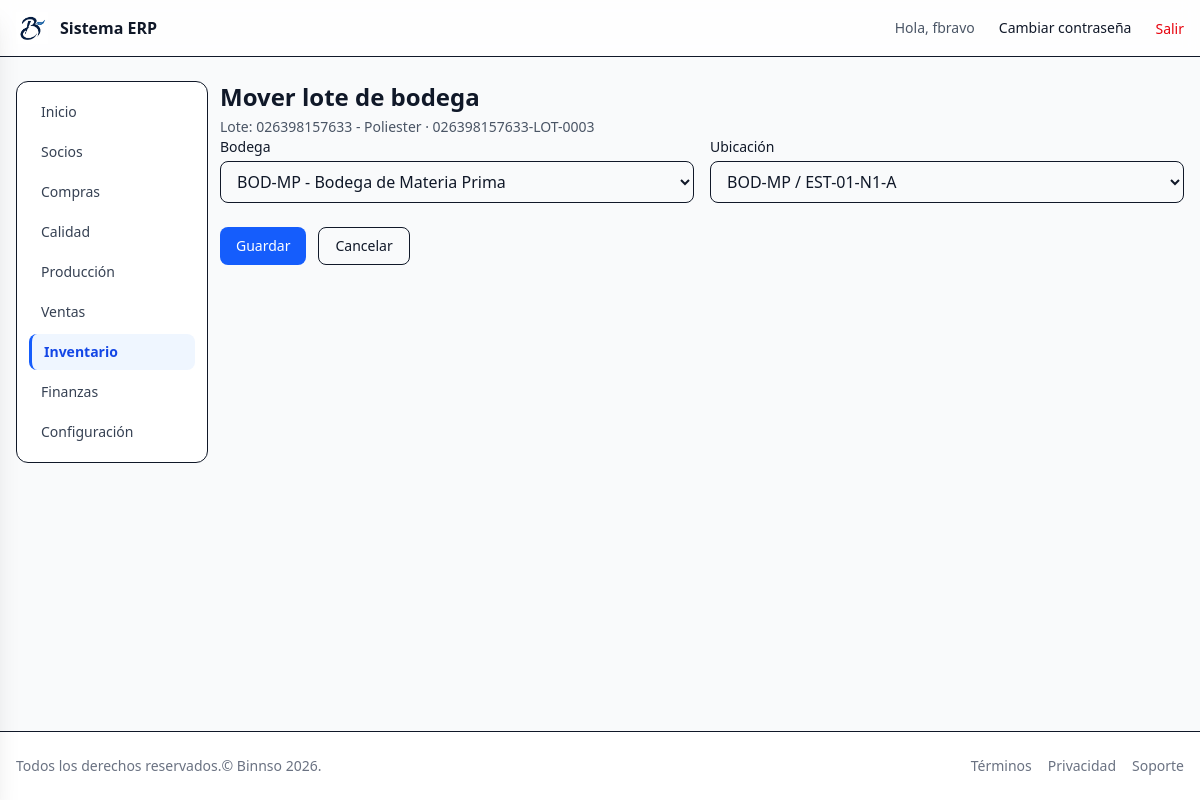
Screenshot of /inventory/lots/25/location/ (signed in) with the database file from the repository.
### inventory/models.py (models this page shows, shortened)
class Lot(AuditModel):
    product = models.ForeignKey(Product, on_delete=models.PROTECT, related_name="lots")
    internal_lot = models.CharField(max_length=50)  # lote interno generado por la empresa
    supplier_lot = models.CharField(max_length=50, blank=True, null=True)  # lote del proveedor
    quantity_initial = models.DecimalField(max_digits=12, decimal_places=4)
    warehouse = models.ForeignKey(
        Warehouse,
        on_delete=models.PROTECT,
        related_name="lots",
        verbose_name="Bodega actual",
        blank=True,
        null=True)
    location = models.ForeignKey(
        Location,
        on_delete=models.PROTECT,
        related_name="lots",
        verbose_name="Ubicación actual",
        blank=True,
        null=True
    )
    manufacturing_date = models.DateField(null=True, blank=True)
    expiry_date = models.DateField(null=True, blank=True, help_text="Usado para FEFO y trazabilidad.")
    origin_reference = models.CharField(max_length=100, blank=True, null=True)  # factura, OC, OP
    status = models.CharField(max_length=20,choices=LotStatus.choices,default=LotStatus.PENDING)
    class Meta:
        unique_together = ("product", "internal_lot")
        verbose_name = "Lote"
        verbose_name_plural = "Lotes"

class Product(AuditModel):
    product_type = models.CharField(
    max_length=10,
    choices=ProductType.choices,
    default=ProductType.RAW,   # Por defecto materia prima
    )
    code = models.CharField(max_length=50, unique=True ) # codigo uncio de producto
    code_2 = models.CharField(max_length=50, blank=True, null=True)
    name = models.CharField(max_length=200)
    base_unit = models.ForeignKey(   #  unidad técnica base
        Unit,
        on_delete=models.PROTECT,
        related_name="products",
        verbose_name="Unidad base",
    )
    unit_price = models.DecimalField(max_digits=10, decimal_places=4, default=0)
    unit_cost = models.DecimalField(max_digits=10, decimal_places=4,  null=True, blank=True)
    tax_scheme = models.ForeignKey(
        TaxScheme,
        on_delete=models.SET_NULL,
        null=True,
        blank=True,
        related_name="products",
        verbose_name="Esquema tributario",
    )
    provider = models.CharField(max_length=200, blank=True, null=True)
    category = models.CharField(max_length=100, blank=True, null=True)
    brand = models.CharField(max_length=100, blank=True, null=True)
    attribute1 = models.CharField(max_length=100, blank=True, null=True)
    attribute2 = models.CharField(max_length=100, blank=True, null=True)
    is_active = models.BooleanField(default=True)
    lot_prefix = models.CharField(
        max_length=20,
        blank=True,
        null=True,
        help_text="Prefijo para el lote de producción (ej: CAP, CAM, 00101, 00102)."
    )
    use_date_in_lot = models.BooleanField(
        default=True,
        help_text="Si está activo, el lote incluye mes y año de fabricación."
    )
    class Meta:
        ordering = ["name"]
        verbose_name = "Producto"
        verbose_name_plural = "Productos"
        permissions = [
            ("export_product", "Puede exportar productos"),
        ]

### inventory/views.py (the view, shortened to what this page needs)
# urls.py: path("lots/<int:pk>/location/", views.LotLocationUpdateView.as_view(), name="lot_location_update"),
class LotLocationUpdateView(LoginRequiredMixin, ModulePermissionMixin, UpdateView):
    permission_required = "inventory.change_lot"
    model = Lot
    form_class = LotLocationUpdateForm
    template_name = "inventory/lot_location_form.html"
    def get_form_kwargs(self):
        kwargs = super().get_form_kwargs()
        if self.request.method == "GET" and "warehouse" in self.request.GET:
            kwargs["data"] = self.request.GET
        return kwargs

### inventory/forms.py (shortened to what this page needs)
class LotLocationUpdateForm(forms.ModelForm):
    class Meta:
        model = Lot
        fields = ["warehouse", "location"]
        widgets = {
            "warehouse": forms.Select(attrs={"class": "w-full rounded-lg border px-3 py-2"}),
            "location": forms.Select(attrs={"class": "w-full rounded-lg border px-3 py-2"}),
        }
    def __init__(self, *args, **kwargs):
        super().__init__(*args, **kwargs)
        self.fields["warehouse"].queryset = Warehouse.objects.filter(
            is_active=True
        ).order_by("name")
        if self.is_bound:
            warehouse_id = self.data.get("warehouse") or self.initial.get("warehouse")
        else:
            warehouse = self.instance.warehouse
            warehouse_id = warehouse.id if warehouse else None
        if warehouse_id:
            self.fields["location"].queryset = Location.objects.filter(
                warehouse_id=warehouse_id,
                is_active=True,
            ).order_by("code")
        else:
            self.fields["location"].queryset = Location.objects.none()

### core/context_processors.py (called while the page is built, shortened)
def module_access(request):
    user = getattr(request, "user", None)
    if user is None or not user.is_authenticated:
        return {"modules": {k: False for k in MODULE_APP_MAP}}
    if user.is_superuser or user.groups.filter(name="admin").exists():
        return {"modules": {k: True for k in MODULE_APP_MAP}}

### core/mixins.py (called while the page is built)
    def has_permission(self):
        user = self.request.user
        if user.is_superuser or user.groups.filter(name="admin").exists():
            return True
        return super().has_permission()

### core/models.py (called while the page is built)
    def __str__(self):
        return f"{self.code} - {self.name}"

    def __str__(self):
        return f"{self.warehouse.code} / {self.code}"

### templates/inventory/lot_location_form.html (shortened to what this page needs)
{% extends "layouts/app.html" %}
{% block app_header %}
  <div class="flex flex-col gap-1">
    <h1 class="text-2xl font-bold">Mover lote de bodega</h1>
    <p class="text-sm text-gray-600">
      Lote: {{ object.product.code }} - {{ object.product.name }} · {{ object.internal_lot }}
    </p>
  </div>
{% endblock %}
{% block app_content %}
  <form method="post" class="space-y-6">
    <div class="grid gap-4 md:grid-cols-2">
      <div>
        <label class="block text-sm font-medium mb-1">Bodega</label>
        {{ form.warehouse }}
      </div>
      <div>
        <label class="block text-sm font-medium mb-1">Ubicación</label>
        {{ form.location }}
      </div>
    </div>
    <div class="flex gap-3">
      <button type="submit"
              class="rounded-lg bg-blue-600 px-4 py-2 text-sm font-medium text-white hover:bg-blue-700">
        Guardar
      </button>
      <a href="{% url 'inventory:index' %}"
         class="rounded-lg border px-4 py-2 text-sm">
        Cancelar
      </a>
    </div>
  </form>
{% endblock %}

### templates/partials/_navbar.html (shortened to what this page needs)
{% load static %}
<header class="bg-white/80 backdrop-blur border-b">
  <div class="container mx-auto max-w-7xl px-4 py-3 flex items-center justify-between">
    <a href="{% url 'dashboard' %}" class="flex items-center gap-3">
      <img src="{% static 'img/logo.png' %}" alt="Logo" class="h-8 w-8" />
      <span class="font-semibold">Sistema ERP</span>
    </a>
    <nav class="hidden md:flex items-center gap-6">
      {% if request.user.is_authenticated %}
        <span class="text-sm text-gray-600">Hola, {{ request.user.get_username }}</span>
        <a href="{% url 'password_change' %}" class="text-sm hover:underline">Cambiar contraseña</a>
        <form method="post" action="{% url 'logout' %}" class="inline">
          <button type="submit" class="text-sm text-red-600 hover:underline">
          Salir
        </button>
          </form>
      {% else %}
        <a href="{% url 'login' %}" class="text-sm text-blue-600 hover:underline">Iniciar sesión</a>
      {% endif %}
    </nav>
  </div>
</header>

### rows the page displays
Lot: product.code "026398157633", product.name "Poliester", internal_lot "026398157633-LOT-0003", warehouse "BOD-MP - Bodega de Materia Prima", location "BOD-MP / EST-01-N1-A"

### other values shown
{{ request.user.get_username }} "fbravo"
